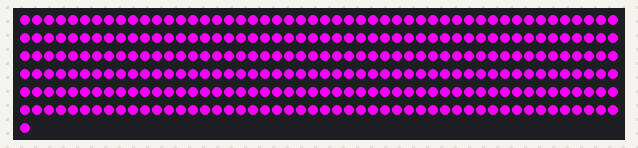
The program below on a simulated ESP32 board running MicroPython. Parts: 301 RGB LEDs in strip order, left to right, continuing on the next row.

Above: at 1.2 s.
At 5.35 s:
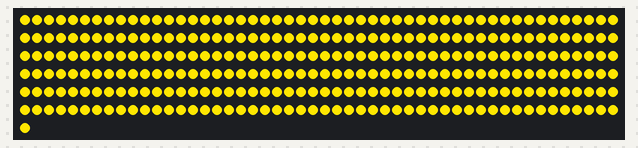
At 6.39 s:
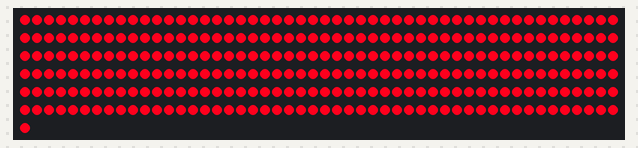
At 10.54 s:
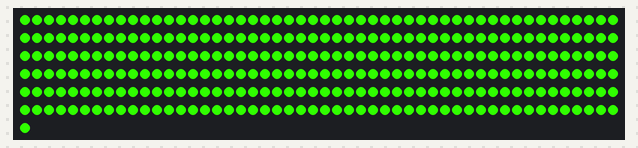
At 15.73 s:
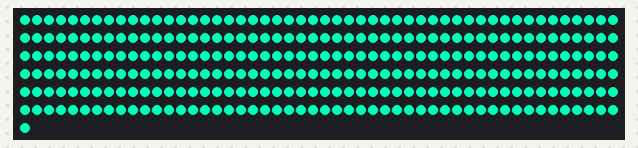
At 20.91 s:
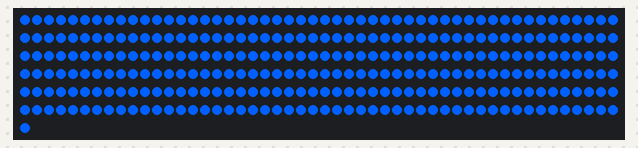

The program:

strobo.py
```python
import machine, neopixel, time, math


def hsv_to_rgb(h, s, v):
    h = h % 1.0
    i = int(h * 6)
    f = (h * 6) - i
    p = int(255 * v * (1 - s))
    q = int(255 * v * (1 - f * s))
    t = int(255 * v * (1 - (1 - f) * s))
    v = int(255 * v)
    i = i % 6
    if i == 0: return (v, t, p)
    if i == 1: return (q, v, p)
    if i == 2: return (p, v, t)
    if i == 3: return (p, q, v)
    if i == 4: return (t, p, v)
    if i == 5: return (v, p, q)


def run(N, block, max_iter=1000, speed=math.e):
    PIN = 2
    np = neopixel.NeoPixel(machine.Pin(PIN), N)
    iteration = 0
    t = 0.0
    while True:
        color = hsv_to_rgb(t, 1.0, 1.0)
        t += speed
        for i in range(N):
            np[i] = color
        np.write()
        for i in range(N):
            np[i] = (0, 0, 0)
        np.write()

        iteration += 1
        if not block and iteration >= max_iter:
            break

if __name__ == "__main__":
    run(301, True)
```
